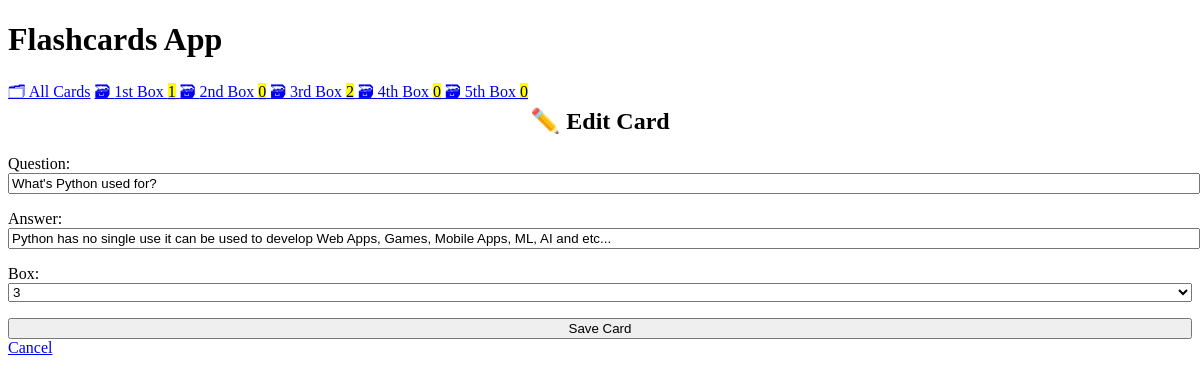
Page /edit/2 on the committed database.
### cards/models.py (models this page shows, shortened)
class Card(models.Model):
    question = models.CharField(max_length=100)
    answer = models.CharField(max_length=100)
    box = models.IntegerField(
        choices=zip(BOXES, BOXES),
        default=BOXES[0],
    )
    date_created = models.DateTimeField(auto_now_add=True)

### cards/views.py (the view)
# urls.py: path("edit/<int:pk>", views.CardUpdateView.as_view(), name="card-update"),
class CardUpdateView(CardCreateView, UpdateView):
    success_url = reverse_lazy("card-list")

### cards/templatetags/cards_tags.py (called while the page is built)
@register.inclusion_tag("cards/box_links.html")
def boxes_as_links():
    boxes = []
    for box_num in BOXES:
        card_count = Card.objects.filter(box=box_num).count()
        boxes.append({"number": box_num, "card_count": card_count})
    return {"boxes": boxes}

### cards/templates/cards/card_form.html (shortened to what this page needs)
{% extends "cards/base.html" %}
{% block content %}
    {% if card %}
        <h2>✏️ Edit Card</h2>
    {% else %}
        <h2>✨ Create New Card</h2>
    {% endif %}
    <form method="post">
        {{ form.as_p }}
        <input type="submit" value="Save Card">
    </form>
    <a href="{% url 'card-list' %}">
        Cancel
    </a>
{% endblock %}

### cards/templates/cards/base.html (style rules this page uses)
:root { --accent: #6e48ad; --accent-bg: white; --bg: #fff; --text: #212121; --text-light: #585858; --border: #d8dae1; --code: #d81b60; --preformatted: #444; }
h2 { text-align: center; }
h2, h4 { margin-top: 0; }
input, select, textarea { width: 100%; }

### rows in the picture
Card: question "What's Python used for?", answer "Python has no single use it can be used to develop Web Apps, Games, Mobile Apps, ML, AI and etc...", box "3"

### other values in the picture
{{ box.number | ordinal }} "1st" "2nd" "3rd" "4th" "5th"
{{ box.card_count }} "1" "0" "2" "0" "0"
